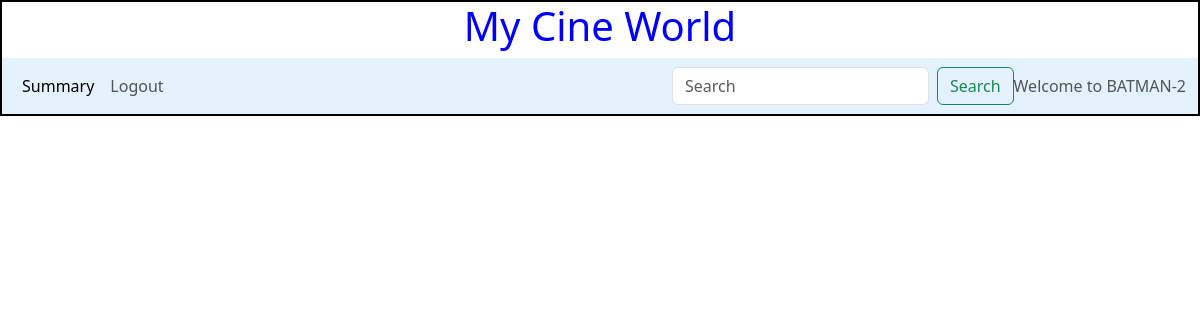
The app's page /edit_show/2/BATMAN-2, older data.
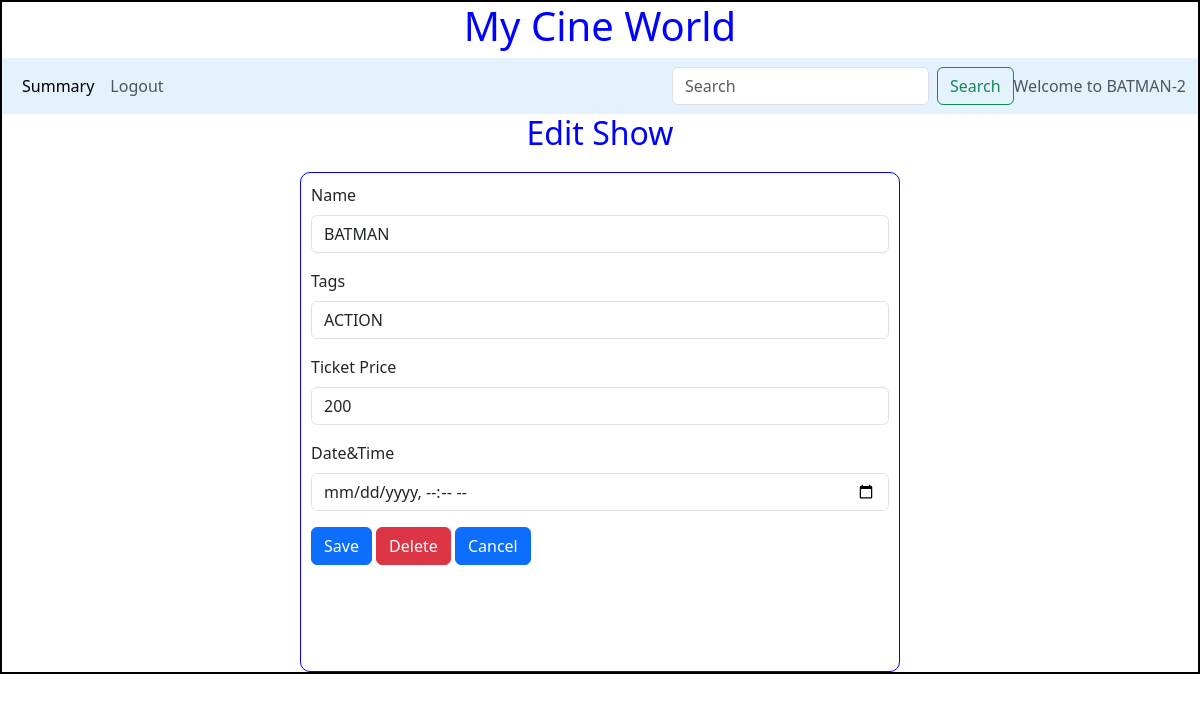
The same page, newer data.
### backend/models.py (models this page shows)
class Show(db.Model):
    __tablename__="show"
    id = db.Column(db.Integer,primary_key=True)
    name = db.Column(db.String,nullable=False)
    tags = db.Column(db.String,nullable=False)
    ratings= db.Column(db.Integer,default=0)
    ticket_price = db.Column(db.Integer,default=0.0)
    date_time=db.Column(db.DateTime,nullable=False)
    theatre_id = db.Column(db.Integer,db.ForeignKey("theatre.id"),nullable=False)
    ticket=db.Relationship("Ticket",cascade="all,delete",backref="show",lazy=True)

### backend/controllers.py (the view, shortened to what this page needs)
@app.route("/edit_show/<id>/<name>",methods=["POST","GET"])
def edit_show(id,name):
    s=get_show(id)
    return render_template("edit_show.html",show=s,name=name)

### backend/controllers.py (called while the page is built)
def get_show(id):
    show=Show.query.filter_by(id=id).first()
    return show

### templates/edit_show.html
{%extends "admin_layout.html"%}
{%block content%}
            {%if show%}
            <div class="center"><h2>Edit Show</h2></div>
            <form action="/edit_show/{{show.id}}/{{name}}" method="POST">
            <div class="input_form">
                <div class="mb-3">
                    <label for="name" class="form-label">Name</label>
                    <input type="text" class="form-control" name="sname" id="name" value="{{show.name}}">
                  </div>
                  <div class="mb-3">
                    <label for="tags" class="form-label">Tags</label>
                    <input type="text" class="form-control" name="tags" id="tags" value="{{show.tags}}">
                  </div>
                  <div class="mb-3">
                    <label for="ticket_price" class="form-label">Ticket Price</label>
                    <input type="number" class="form-control" name="ticket_price" id="ticket_price" value="{{show.ticket_price}}">
                  </div>
                  <div class="mb-3">
                    <label for="dt_time" class="form-label">Date&Time</label>
                    <input type="datetime-local" class="form-control" name="dt_time" id="dt_time" value="{{show.dt_time}}">
                  </div>
                  <div class="mb-3">
                    <button type="submit" class="btn btn-primary">Save</button>
                    <a href="/delete_show/{{show.id}}/{{name}}" type="button" class="btn btn-danger">Delete</a>
                    <a href="/admin/{{name}}" type="button" class="btn btn-primary">Cancel</a>
                  </div>
            </div></form>{%endif%}
            {%endblock%}

Row changes from the older to the newer data that the page shows:
added Show: sname "BATMAN", tags "ACTION", ticket_price "200"
Text that changed along with them:
text now shown: "Edit Show Name Tags Ticket Price Date&Time Save Delete Cancel"
